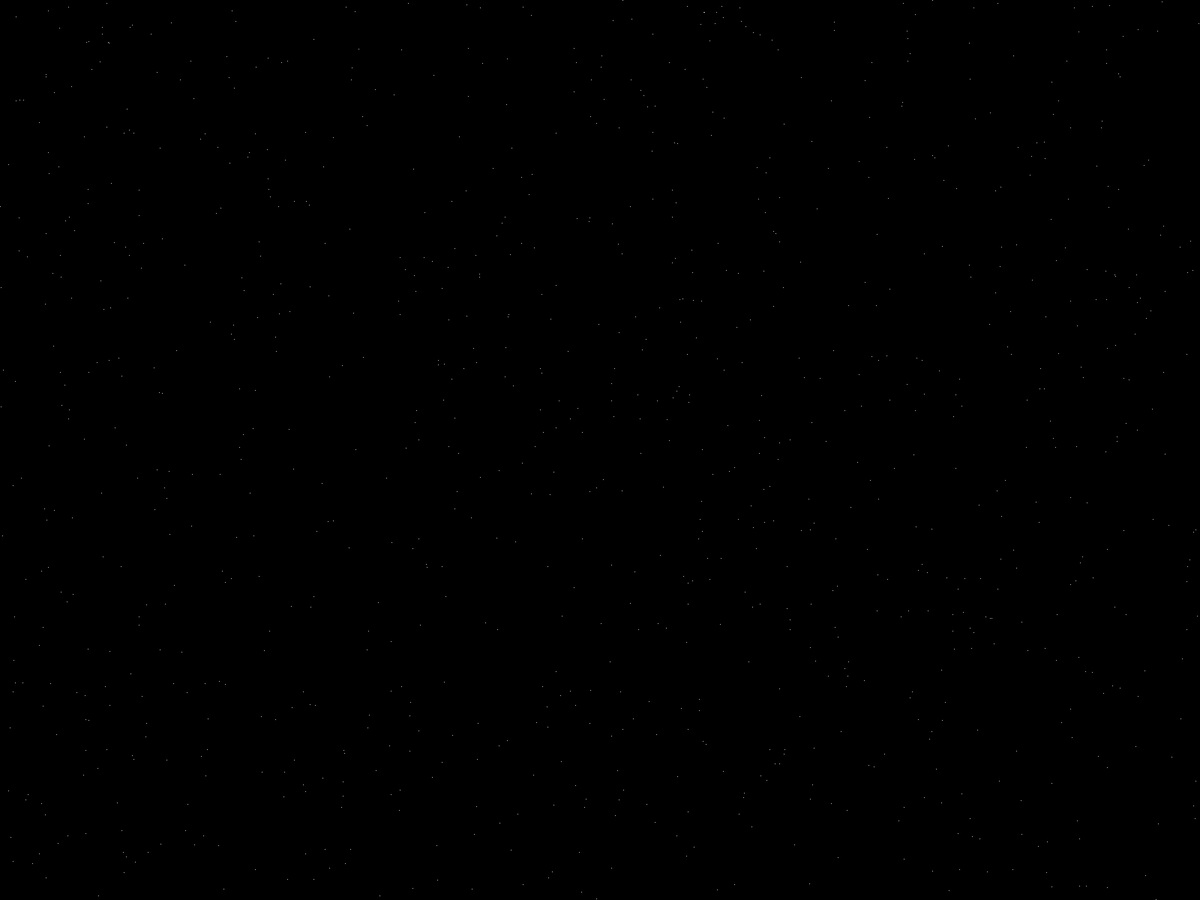
Frame 1 (no input)
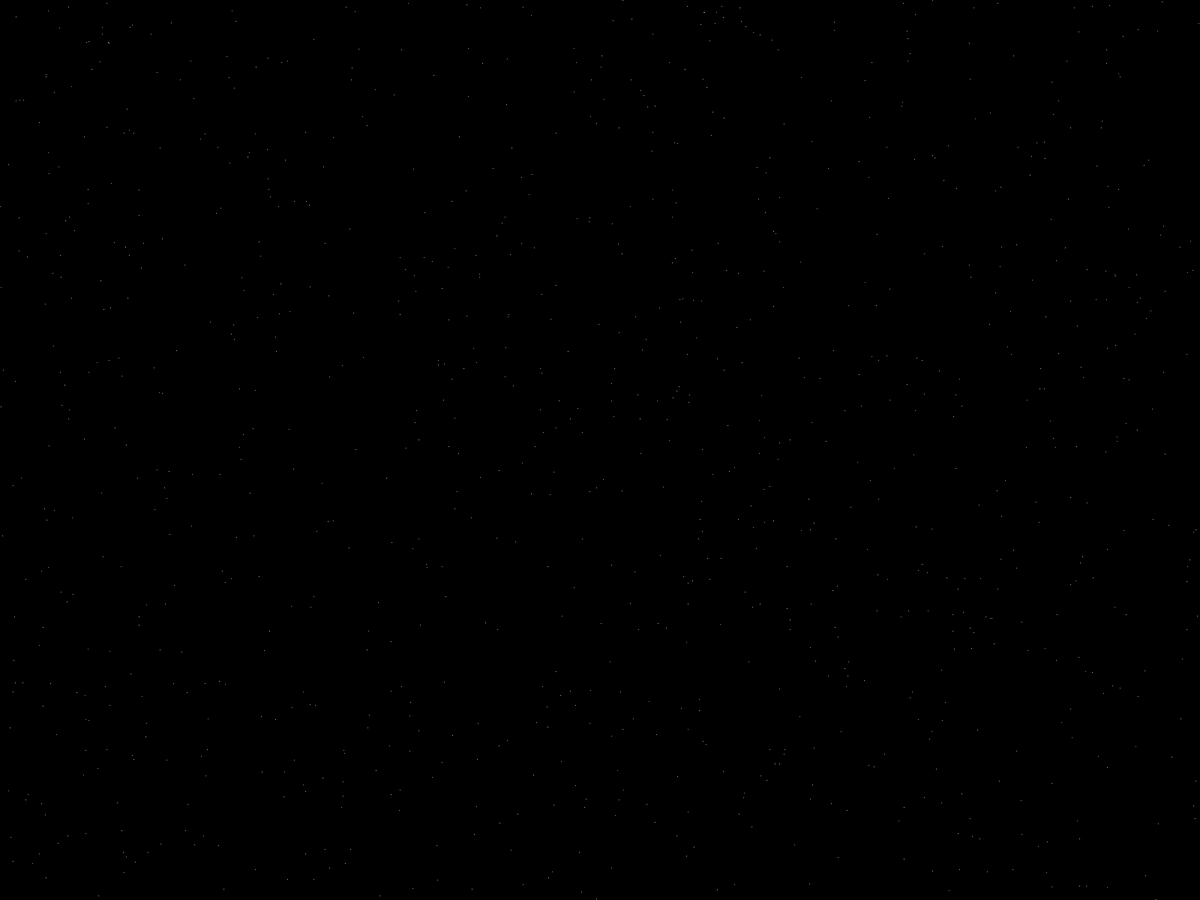
Frame 60 (the mouse pressed at the canvas centre just before this capture)
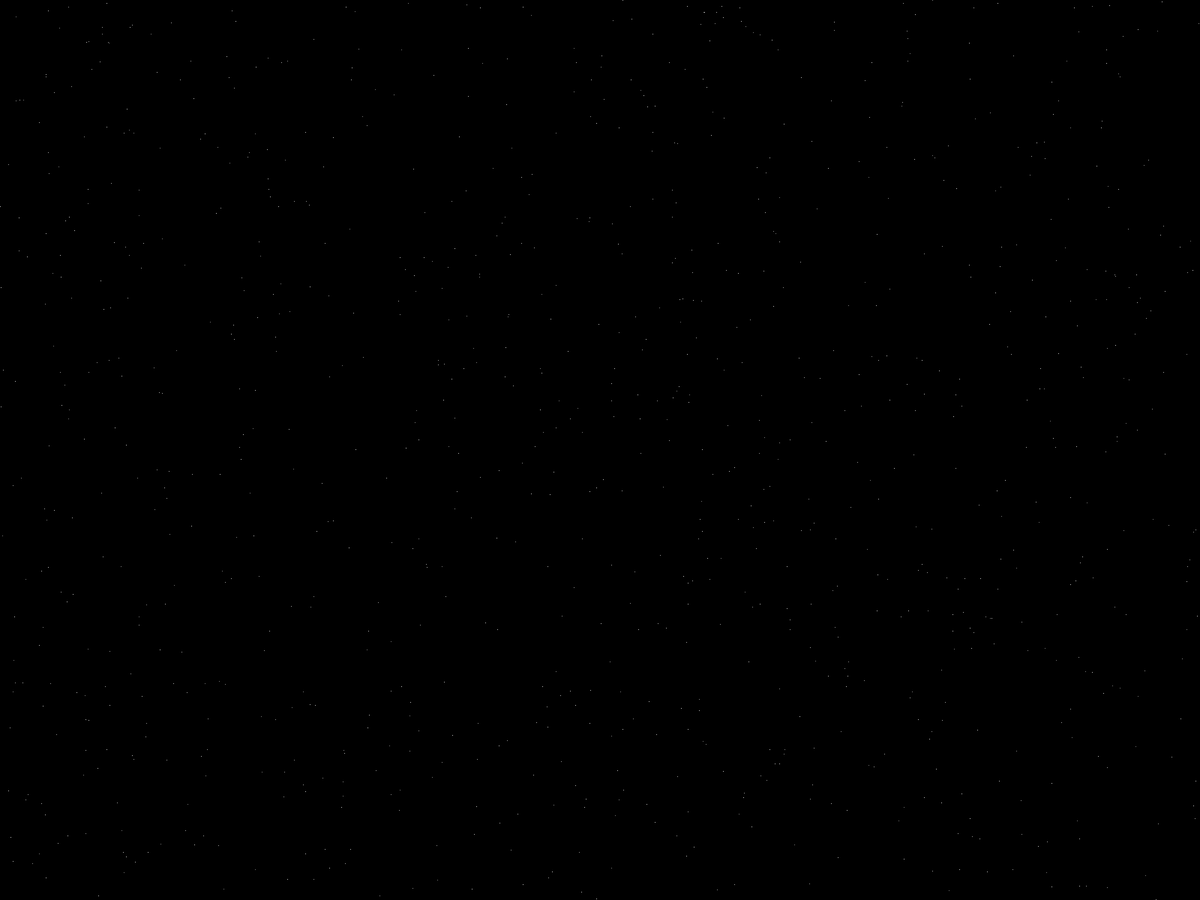
Frame 120 (the mouse held since frame 60 and released just before this capture)

The Processing sketch that drew these frames (run headless with seeded random() and noise(); from frame 60 on, the mouse is pressed at the canvas centre):

// Processing sketch: nightSky
// ── nightSky.pde
int i, starCount = 1000;
Star[] s = new Star[1000];
void setup()
{
  fullScreen();
  background(0);
  frameRate(25);
  strokeWeight(1);
  for(i=0;i<1000;i++)
  {
    s[i] =new Star();
  }
}
void draw()
{
  background(0);
  for(i=0;i<1000;i++)
  {
    s[i].update();
    s[i].display();
  }
}

// ── Star.pde
class Star
{
  float x, y, brightness, noiz;
  Star()
  {
    this.x = random(0, width);
    this.y = random(0, height);
    this.brightness = random(100, 255);    
  }
  
  
  void update()
  {
    this.brightness=noise(noiz)*255;
    noiz+=0.03*random(1, 7);
  }
  void display()
  {
    stroke(100+brightness);
    point(this.x, this.y);
  }
}
